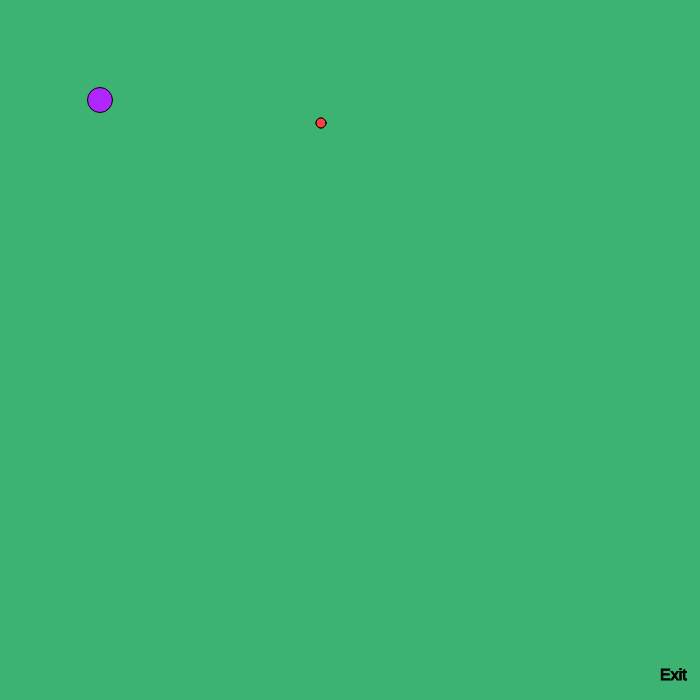
Frame 1 (no input)
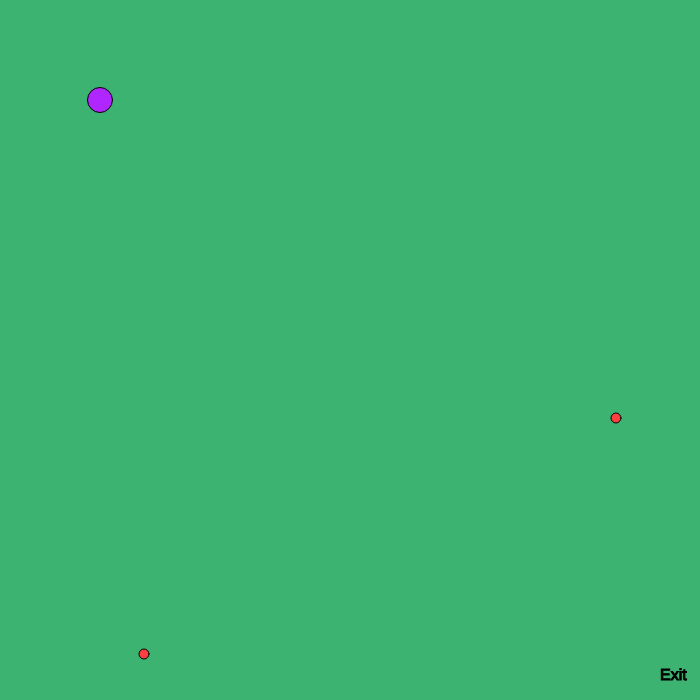
Frame 60 (no input)
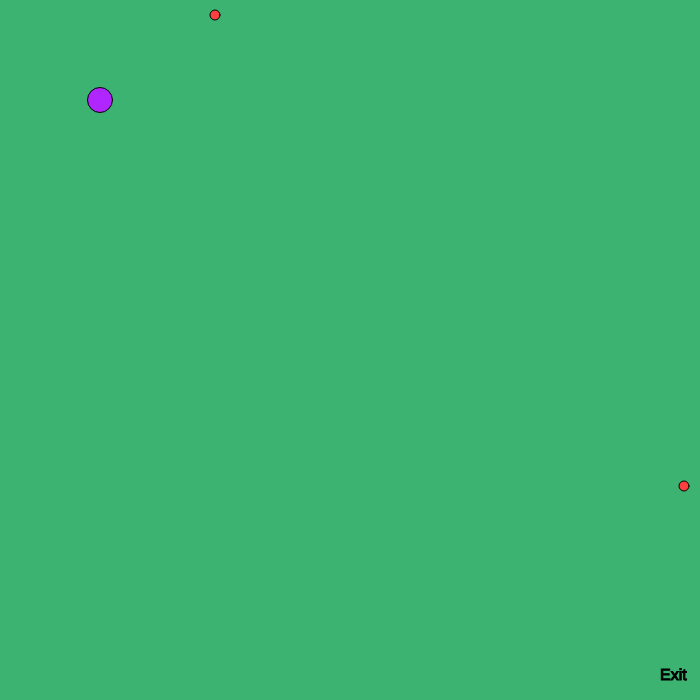
Frame 120 (the mouse pressed at the canvas centre since frame 60)

The p5.js sketch that drew these frames (run headless with seeded random() and noise() and a simulated clock; from frame 60 on, the mouse is pressed at the canvas centre):

// p5.js sketch
// ── sketch.js
var charX = 100;
var charY = 100;

var w = 87;
var a = 83;
var s = 65;
var d = 68;

var sporeX = 321;
var sporeY = 123;
var sporeSpeedX;
var sporeSpeedY;

var spourX = 321;
var spourY = 123;
var spourSpeedX;
var spourSpeedY;

var mousex;
var mousey;


function setup() {
  createCanvas(700,700);

  sporeSpeedX = 5 + Math.floor(Math.random() * 5);
  sporeSpeedY = 5 + Math.floor(Math.random() * 5);
  spourSpeedX = 5 + Math.floor(Math.random() * 5);
  spourSpeedY = 5 + Math.floor(Math.random() * 5);
}

function draw() {
  background(60, 179, 113);
  stroke(0);
  fill(0);

  textSize(16);
  text("Exit", 660, 680)

  // Character
  fill(176, 38, 255);
  circle(charX,charY,25);

  // Controls
  if(keyIsDown(w)) {
    charY -= 10;
  }
  if(keyIsDown(s)) {
    charX -= 10;
  }
  if(keyIsDown(a)) {
    charY += 10;
  }
  if(keyIsDown(d)) {
    charX += 10;
  }

  // Moving Enemy 1
  fill(255,64,64);
  circle(sporeX,sporeY, 10);
  sporeX += sporeSpeedX;
  sporeY += sporeSpeedY;

  // Return Spore to opposite border
  if(sporeX > 700) {
    sporeX = 0;
  }
  if(sporeX < 0) {
    sporeX = 700;
  }
  if(sporeY > 700) {
    sporeY = 0;
  }
  if(sporeY < 0) {
    sporeY = 700;
  }

  // Moving Enemy 2
  fill(255,64,64);
  circle(spourX,spourY, 10);
  spourX += spourSpeedX;
  spourY += spourSpeedY;

  // Return Enemy 2 to opposite border
  if(spourX > 700) {
    spourX = 0;
  }
  if(spourX < 0) {
    spourX = 700;
  }
  if(spourY > 700) {
    spourY = 0;
  }
  if(spourY < 0) {
    spourY = 700;
  }

  fill(255,240,31);
  circle(mousex,mousey,15);

  // Win Sequence
  if(charX > 680 && charY > 680) {
    fill(0);
    stroke(5);
    textSize(26);
    text("You Win!", 350, 350)
  }

}

// Mouse Function
function mouseClicked() {
  mousex = mouseX;
  mousey = mouseY;
}
